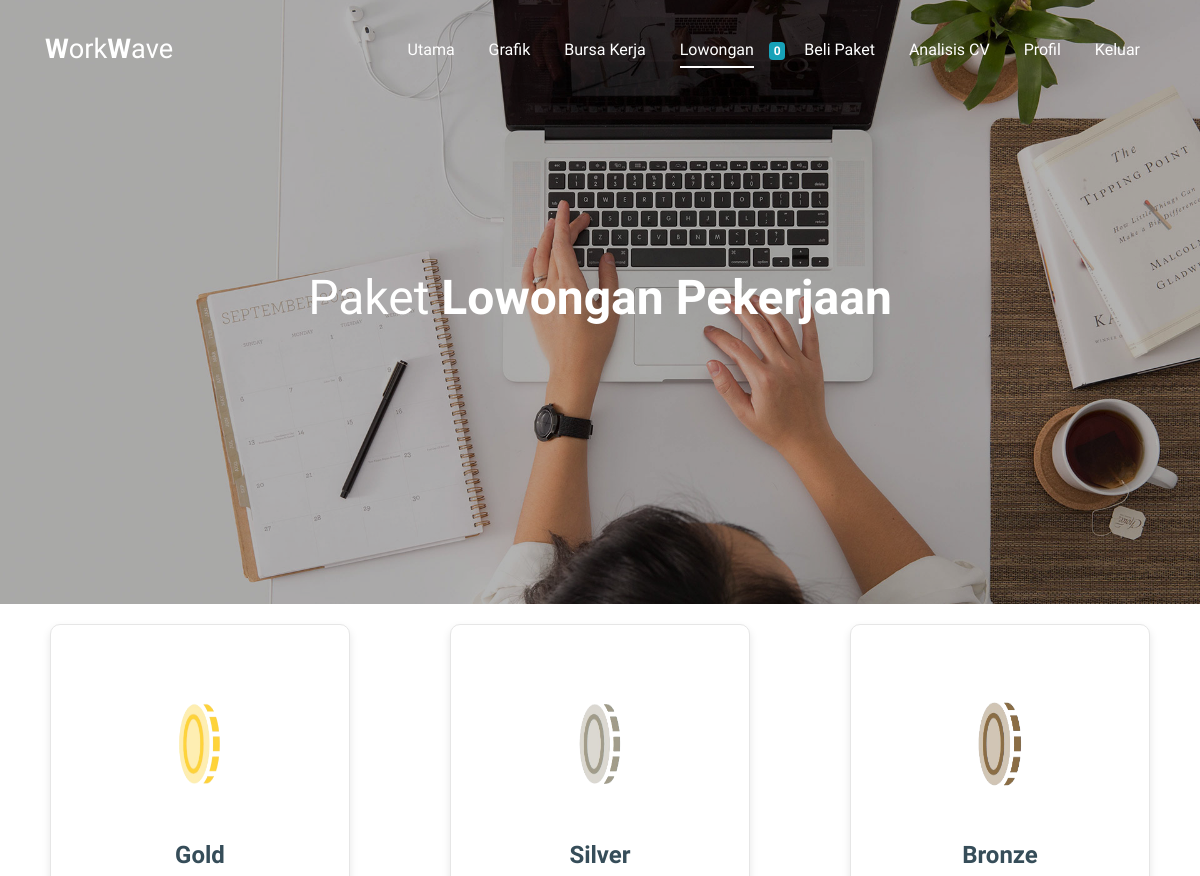
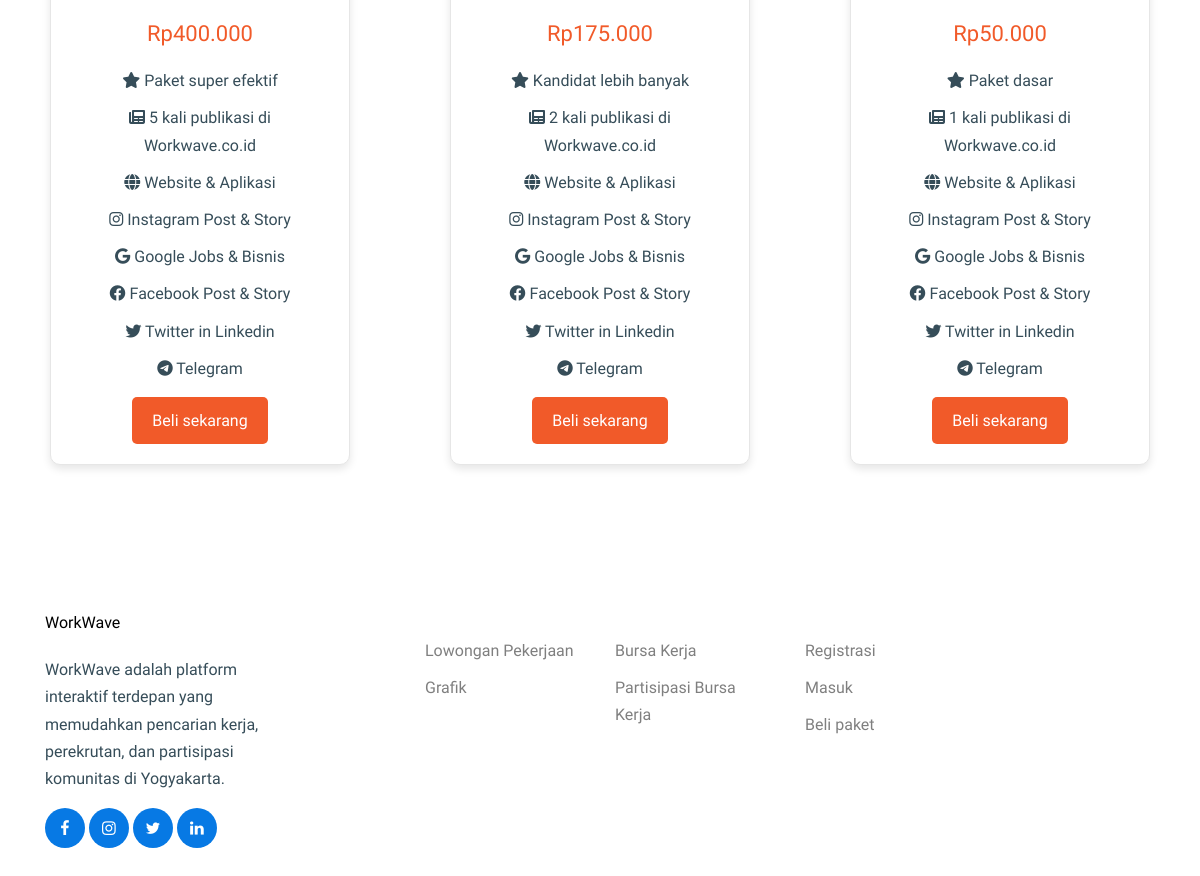
Page /paket.php (signed in) on the committed database (2 pictures, top to bottom).
### tables this page shows
CREATE TABLE `users` (
  `id` int(11) NOT NULL,
  `nama_perusahaan` varchar(255) NOT NULL,
  `industri` varchar(255) NOT NULL,
  `deskripsi_perusahaan` varchar(10000) NOT NULL,
  `media_sosial` varchar(255) DEFAULT NULL,
  `website` varchar(255) DEFAULT NULL,
  `alamat_perusahaan` text DEFAULT NULL,
  `logo_perusahaan` varchar(255) DEFAULT '',
  `username` varchar(255) NOT NULL,
  `password` varchar(255) NOT NULL,
  `status` enum('menunggu','ditolak','diterima') DEFAULT 'menunggu',
  `created_at` timestamp NOT NULL DEFAULT current_timestamp(),
  `updated_at` timestamp NOT NULL DEFAULT current_timestamp() ON UPDATE current_timestamp(),
  `package_purchased` tinyint(1) DEFAULT 0,
  `limit_publish_users` int(255) DEFAULT 0
);

CREATE TABLE `paketloker` (
  `package_id` int(11) NOT NULL,
  `nama_paket` varchar(255) NOT NULL,
  `created_at` timestamp NOT NULL DEFAULT current_timestamp(),
  `updated_at` timestamp NOT NULL DEFAULT current_timestamp() ON UPDATE current_timestamp(),
  `price` decimal(10,2) NOT NULL,
  `limit_publish` int(11) NOT NULL
);

### paket.php (the view, shortened to what this page needs)
<?php
include 'koneksi.php';
$user_id = $_SESSION['user_id'];
$status = $_SESSION['status'];
$package_purchased = $_SESSION['package_purchased'];
$query = "SELECT limit_publish_users FROM users WHERE id = ?";
$stmt = $koneksi->prepare($query);
$stmt->bind_param('i', $user_id);
$stmt->execute();
$stmt->bind_result($limit_publish_users);
$query = "SELECT * FROM paketloker";
$result = $koneksi->query($query);
$packages = $result->fetch_all(MYSQLI_ASSOC);
?>
<!doctype html>
<html lang="en">
  <head>
    <link rel="stylesheet" href="fonts/icomoon/style.css">
    <link rel="stylesheet" href="fonts/brand/style.css">
    <link rel="stylesheet" href="css/bootstrap.min.css">
    <link rel="stylesheet" href="css/bootstrap-datepicker.css">
    <link rel="stylesheet" href="css/jquery.fancybox.min.css">
    <link rel="stylesheet" href="css/owl.carousel.min.css">
    <link rel="stylesheet" href="css/owl.theme.default.min.css">
    <link rel="stylesheet" href="css/aos.css">
    <link rel="stylesheet" href="css/paket.css">
    <link rel="stylesheet" href="css/style.css">
    <link rel="stylesheet" href="https://cdnjs.cloudflare.com/ajax/libs/font-awesome/6.0.0-beta3/css/all.min.css">
  </head>
  <body>
    <div class="site-wrap" id="home-section">
      <header class="site-navbar light site-navbar-target" role="banner">
        <div class="container">
          <div class="row align-items-center position-relative">
            <div class="col-3">
              <div class="site-logo">
                <a href="utama.php"><strong>W</strong>ork<strong>W</strong>ave</a>
              </div>
            </div>
            <div class="col-9 text-right">
                        <nav class="site-navigation text-right ml-auto d-none d-lg-block" role="navigation">
                            <ul class="site-menu main-menu js-clone-nav ml-auto">
                                <li><a href="utama.php" class="nav-link">Utama</a></li>
                                <li><a href="grafik.php" class="nav-link">Grafik</a></li>
                                <li><a href="bursakerja.php" class="nav-link">Bursa Kerja</a></li>
                                <?php if ($user_id): ?>
                                    <li class="active"><a href="lowongan.php?status=<?= $status ?>&user_id=<?= $user_id ?>&package_purchased=<?= $package_purchased ?>" class="nav-link">Lowongan</a><span class="badge badge-info"><?= $limit_publish_users ?></span></li>
                                    <li><a href="paket.php?status=<?= $status ?>&user_id=<?= $user_id ?>&package_purchased=<?= $package_purchased ?>" class="nav-link">Beli Paket</a></li>
                                    <li><a href="analisiscv.php?status=<?= $status ?>&user_id=<?= $user_id ?>&package_purchased=<?= $package_purchased ?>" class="nav-link">Analisis CV</a></li>
                                    <li><a href="profil.php?status=<?= $status ?>&user_id=<?= $user_id ?>&package_purchased=<?= $package_purchased ?>" class="nav-link">Profil</a></li>
                                    <li><a href="logout.php" class="nav-link">Keluar</a></li>
                                <?php endif; ?>
                            </ul>
                        </nav>
                    </div>
          </div>
        </div>
      </header>
      <div class="site-section-cover overlay" style="background-image: url('images/hero_bg.jpg');">
        <div class="container">
          <div class="row align-items-center justify-content-center">
            <div class="col-lg-10 text-center">
              <h1>Paket <strong>Lowongan Pekerjaan</strong></h1>
            </div>
          </div>
        </div>
      </div>
      <div class="container1">
            <?php foreach ($packages as $package): ?>
                <div class="package-item purchase-item">
                    <div class="title"><img src="images/<?= strtolower($package['nama_paket']) ?>-icon.png" alt="<?= $package['nama_paket'] ?> Package Icon" /></div>
                    <div class="package-title"><?= $package['nama_paket'] ?></div>
                    <div class="package-price">Rp<?= number_format($package['price'], 0, ',', '.') ?></div>
                    <ul class="package-benefits">
                        <li><i class="fas fa-star"></i> <?= $package['nama_paket'] == 'Gold' ? 'Paket super efektif' : ($package['nama_paket'] == 'Silver' ? 'Kandidat lebih banyak' : 'Paket dasar') ?></li>
                        <li><i class="fas fa-newspaper"></i> <?= $package['limit_publish'] ?> kali publikasi di Workwave.co.id</li>
                        <li><i class="fas fa-globe"></i> Website & Aplikasi</li>
                        <li><i class="fab fa-instagram"></i> Instagram Post & Story</li>
                        <li><i class="fab fa-google"></i> Google Jobs & Bisnis</li>
                        <li><i class="fab fa-facebook"></i> Facebook Post & Story</li>
                        <li><i class="fab fa-twitter"></i> Twitter in Linkedin</li>
                        <li><i class="fab fa-telegram"></i> Telegram</li>
                    </ul>
                    <div class="">
                        <button type="button" class="purchase-button" data-package-id="<?= $package['package_id'] ?>">Beli sekarang</button>
                    </div>
                </div>
            <?php endforeach; ?>
        </div>
      <footer class="site-footer">
        <div class="container">
          <div class="row">
            <div class="col-lg-3">
              <h2 class="footer-heading mb-4">WorkWave</h2>
              <p>WorkWave adalah platform interaktif terdepan yang memudahkan pencarian kerja, perekrutan, dan partisipasi komunitas di Yogyakarta. </p>
              <ul class="list-unstyled social">
                <li><a href="#"><span class="icon-facebook"></span></a></li>
                <li><a href="#"><span class="icon-instagram"></span></a></li>
                <li><a href="#"><span class="icon-twitter"></span></a></li>
                <li><a href="#"><span class="icon-linkedin"></span></a></li>
              </ul>
            </div>
            <div class="col-lg-8 ml-auto">
              <div class="row">
                <div class="col-lg-3">
                  <ul class="list-unstyled">
                    <li><a href="utama.php">Lowongan Pekerjaan</a></li>
                    <li><a href="grafik.php">Grafik</a></li>
                  </ul>
                </div>
                <div class="col-lg-3">
                  <ul class="list-unstyled">
                    <li><a href="blog.html">Bursa Kerja</a></li>
                    <li><a href="#">Partisipasi Bursa Kerja</a></li>
                  </ul>
                </div>
                <div class="col-lg-3">
                  <ul class="list-unstyled">
                    <li><a href="registrasi.html">Registrasi</a></li>
                    <li><a href="login.html">Masuk</a></li>
                    <li><a href="#">Beli paket</a></li>
                  </ul>
                </div>
              </div>
            </div>
          </div>
        </div>
      </footer>
  </body>
</html>

### css/paket.css (style rules this page uses)
html, body { background-color: #ffffff; margin: 0; padding: 0; }
.container1 { display: flex; justify-content: space-around; flex-wrap: wrap; }
.package-item { background: #fff; border: 1px solid #e6e6e6; border-radius: 10px; padding: 20px; margin: 20px; width: 300px; text-align: center; box-shadow: 0 4px 8px rgba(0, 0, 0, 0.1); transition: all 0.3s ease-in-out; }
.package-title { font-size: 24px; font-weight: 700; margin: 15px 0; }
.package-price { font-size: 22px; color: #f15a29; margin-bottom: 15px; }
.package-benefits { list-style: none; padding: 0; margin-bottom: 15px; }
.package-benefits li { margin-bottom: 10px; }
.title img { width: 150px; height: 175px; }
.purchase-button { background-color: #f15a29; color: #fff; border: none; padding: 10px 20px; border-radius: 5px; cursor: pointer; font-size: 16px; transition: background-color 0.3s ease; }
.title { color: white }

### css/style.css (style rules this page uses)
html { overflow-x: hidden; }
body { line-height: 1.7; color: #364d59 !important; font-weight: 300; font-size: 1rem; background: #fff; }
a { -webkit-transition: .3s all ease; -o-transition: .3s all ease; transition: .3s all ease; text-decoration: none; }
h1, h2, h3, h4, h5, .h1, .h2, .h3, .h4, .h5 { font-weight: 300; color: #364d59; }
.site-footer { padding: 4em 0; }
@media (min-width: 768px) { .site-footer { padding: 8em 0; } }
.site-footer a { color: rgba(0, 0, 0, 0.5); }
.site-footer ul li { margin-bottom: 10px; }
.site-footer .footer-heading { font-size: 16px; color: #000; }
.site-navbar { margin-bottom: 0px; z-index: 9; position: absolute; top: 0; width: 100%; padding: 1rem; }
.site-navbar .site-logo { margin: 0; padding: 0; font-size: 1.7rem; }
.site-navbar .site-logo strong { font-weight: 900; }
.site-navbar .site-logo a { color: #000; }
.site-navbar .site-navigation .site-menu { margin: 0; padding: 0; margin-bottom: 0; }
.site-navbar .site-navigation .site-menu .active { color: #0779e4 !important; }
.site-navbar .site-navigation .site-menu a { text-decoration: none !important; display: inline-block; }
.site-navbar .site-navigation .site-menu > li { display: inline-block; }
.site-navbar .site-navigation .site-menu > li > a { margin-left: 15px; margin-right: 15px; padding: 20px 0px; color: rgba(0, 0, 0, 0.7); display: inline-block; text-decoration: none !important; }
.site-navbar .site-navigation .site-menu > li.active > a { color: #fff; position: relative; }
.site-navbar .site-navigation .site-menu > li.active > a:before { content: ""; position: absolute; bottom: 15px; left: 0; right: 0; height: 2px; background: #fff; }
.site-navbar.light a { color: #fff; }
.site-navbar.light .site-menu li a { color: #fff; }
.site-mobile-menu .site-nav-wrap { padding: 0; margin: 0; list-style: none; position: relative; }
.site-mobile-menu .site-nav-wrap a { padding: 10px 20px; display: block; position: relative; color: #212529; }
.site-mobile-menu .site-nav-wrap li { position: relative; display: block; }
.site-mobile-menu .site-nav-wrap li.active > a { color: #0779e4; }
.site-mobile-menu .site-nav-wrap > li { display: block; position: relative; float: left; width: 100%; }
.site-mobile-menu .site-nav-wrap > li > a { padding-left: 20px; font-size: 20px; }
.site-section-cover { position: relative; background-size: cover; background-repeat: no-repeat; background-position: center center; }
.site-section-cover, .site-section-cover .container { position: relative; z-index: 2; }
.site-section-cover, .site-section-cover .container > .row { height: calc(100vh - 196px); min-height: 577px; }
.site-section-cover.overlay { position: relative; }
.site-section-cover.overlay:before { position: absolute; content: ""; top: 0; left: 0; right: 0; bottom: 0; background: rgba(0, 0, 0, 0.3); z-index: 1; }
.site-section-cover h1 { font-size: 3rem; color: #fff; line-height: 1; }
.site-section-cover h1 strong { font-weight: 900; }
.social li { display: inline-block; }
.social li a { display: inline-block; width: 40px; height: 40px; border-radius: 50%; background: #0779e4; color: #fff; position: relative; }
.social li a > span { display: inline-block; position: absolute; top: 50%; left: 50%; -webkit-transform: translate(-50%, -50%); -ms-transform: translate(-50%, -50%); transform: translate(-50%, -50%); }

### rows in the picture
users: limit_publish_users "0"
paketloker: shows a picture, nama_paket "Gold", price "400.000", shows "Paket super efektif", limit_publish "5"
paketloker: shows a picture, nama_paket "Silver", price "175.000", shows "Kandidat lebih banyak", limit_publish "2"
paketloker: shows a picture, nama_paket "Bronze", price "50.000", shows "Paket dasar", limit_publish "1"
